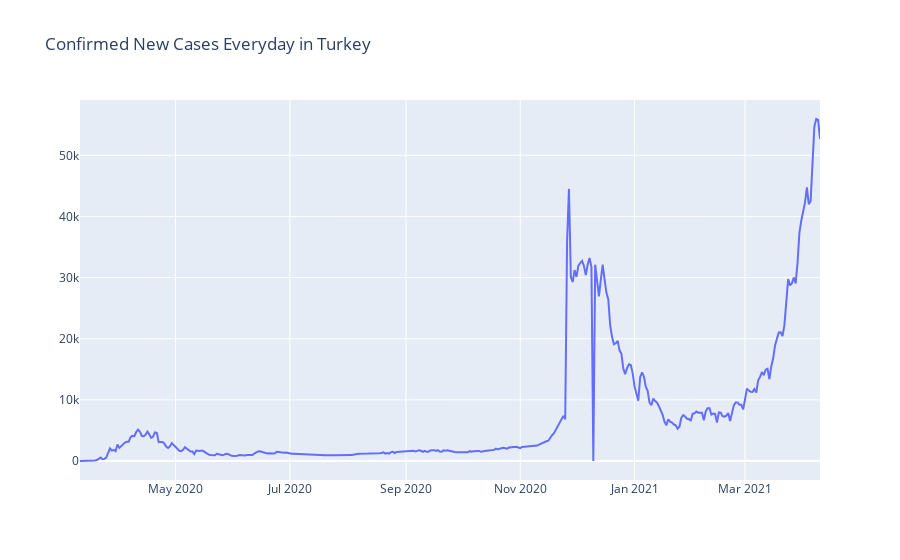

Notebook cell for this chart:
### Markdown cell above
Turkey is on the third way. And it's worse than ever. Let's find out why . To do that we will examine Stringency Index. 

**Stringency Index** = Stringency Index created by Oxford University shows how strict a country’s measures were, and at what stage of the pandemic spread it enforced these. Index is a number from 0 to 100 that reflects these indicators. A higher index score indicates a higher level of stringency. %100 Stringency Index means full lockdown.

If you look at plots in below, you will see cases rises exponentially and Stringency Index is about %80. We can say it is a high index but still it doesn't work the way it should work. People must be more carefull but still if you know Turkey a bit you know why it is not working.

### Code cell
fig = go.Figure([go.Scatter(x=dft['date'], y=dft['new_cases'])])
fig.update_layout(title='Confirmed New Cases Everyday in Turkey')
fig.show()

### Figure 1 — Plotly figure (JSON) as saved in the notebook; plotly's stock layout.template omitted (floating-point values rounded to 4 significant figures; data arrays with more than 128 entries replaced by an {"elided": "..."} marker saying what was removed)
{"data": [{"type": "scatter", "x": {"elided": "396 str values"}, "y": {"elided": "396 int values"}}], "layout": {"title": {"text": "Confirmed New Cases Everyday in Turkey"}}}
